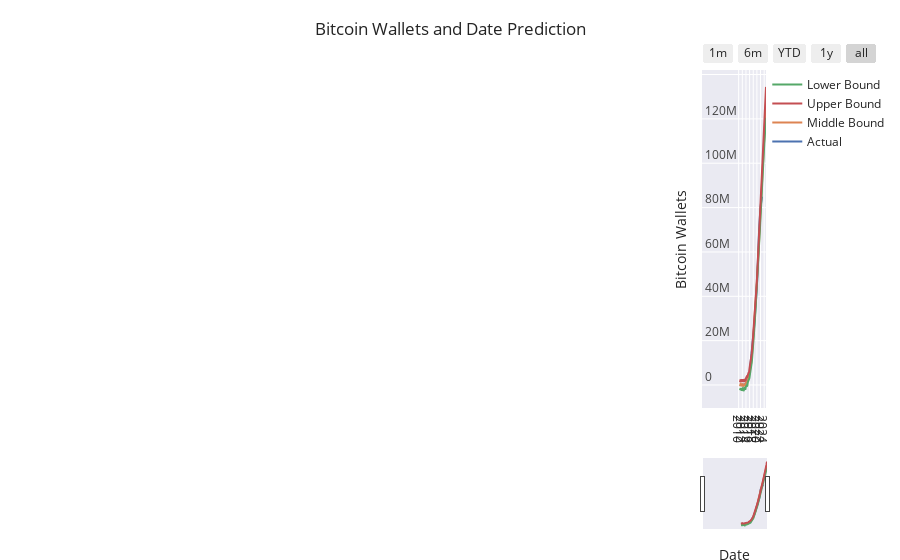

Here is the notebook cell this chart was saved with:
### Code cell
import plotly.express as px
import plotly.graph_objects as go

fig = go.Figure()
fig.add_trace(go.Scatter(name="Actual", x=df['date'], y=df['wallets'], legendrank=4))
fig.add_trace(go.Scatter(name="Middle Bound", x=prediction['ds'], y=(prediction['yhat']), legendrank=2))
fig.add_trace(go.Scatter(name="Lower Bound", x=prediction['ds'], y=(prediction['yhat_lower']), legendrank=1))
fig.add_trace(go.Scatter(name="Upper Bound", x=prediction['ds'], y=(prediction['yhat_upper']), legendrank=1))

fig.update_xaxes(
    rangeslider_visible = True,
    rangeselector = dict(
        buttons = list([
            dict(count = 1, label = "1m", step = "month", stepmode = "backward"),
            dict(count = 6, label = "6m", step = "month", stepmode = "backward"),
            dict(count = 1, label = "YTD", step = "year", stepmode = "todate"),
            dict(count = 1, label = "1y", step = "year", stepmode = "backward"),
            dict(step = "all")
        ])
    )
)


fig.update_yaxes(fixedrange=False)
fig.update_layout(title_text='Bitcoin Wallets and Date Prediction')
fig.update_yaxes(ticklabelposition="inside top", title="Bitcoin Wallets")
fig.update_xaxes(ticklabelposition="inside top", title="Date")
fig.update_yaxes(nticks=15)
fig.update_xaxes(nticks=20)
fig.update_layout(
    margin=dict(l=20, r=100, t=70, b=20),
)
fig.layout.template = 'seaborn'
fig.show()
